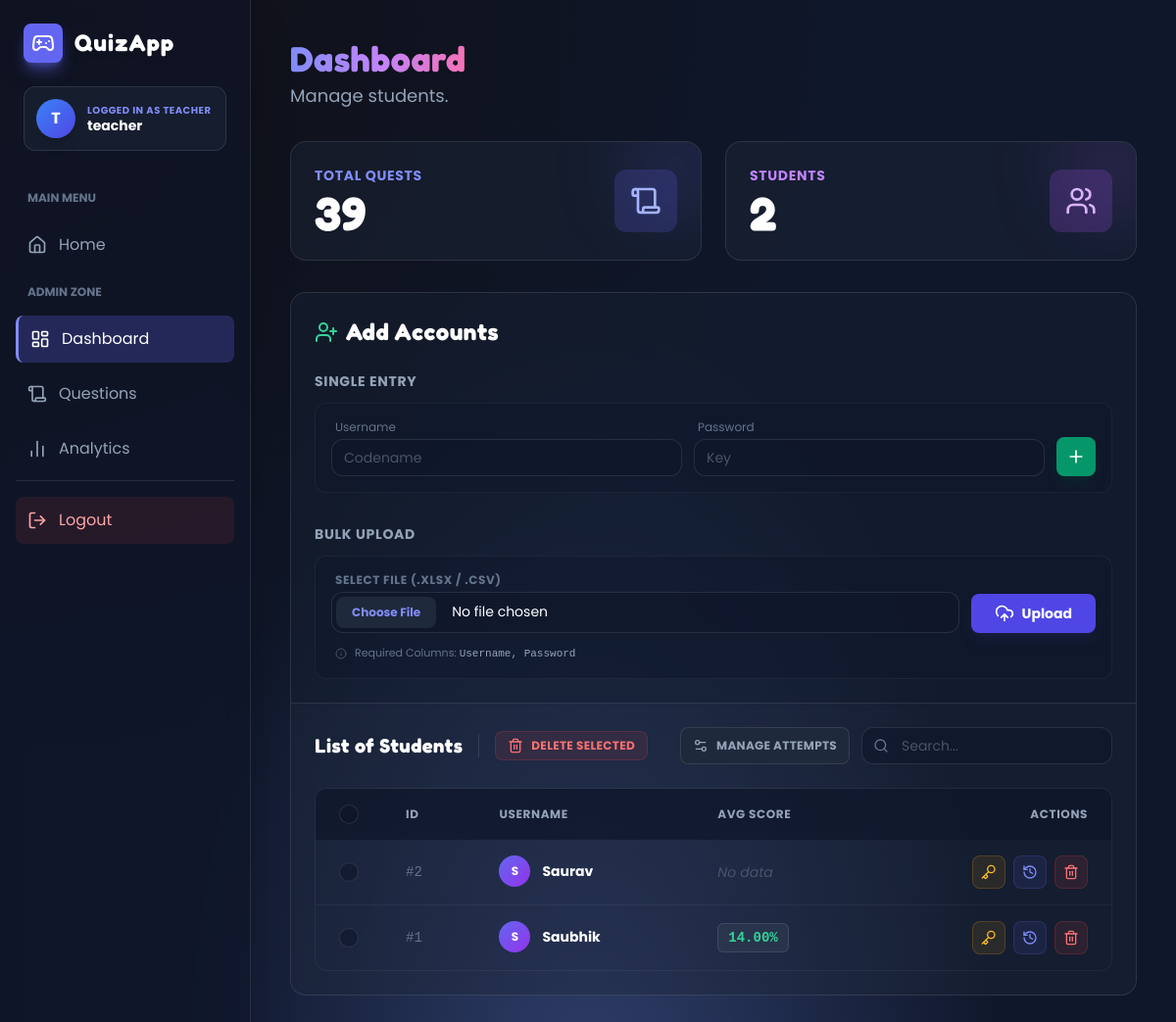
/teacher/dashboard (signed in), run on an earlier commit of the app's database.
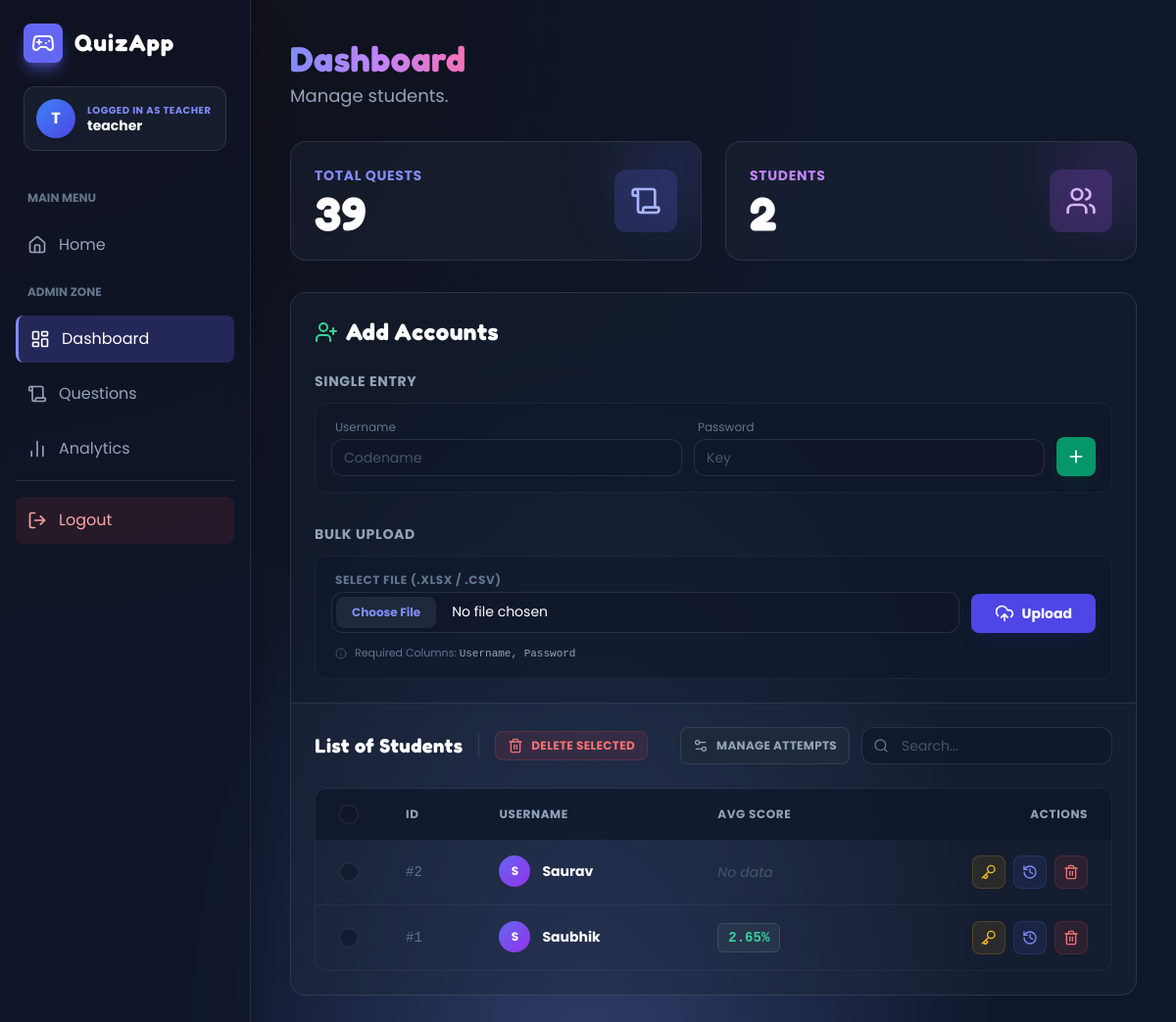
And on a later commit of the database.
### models.py (models this page shows, shortened)
class User(UserMixin, db.Model):
    id = db.Column(db.Integer, primary_key=True)
    username = db.Column(db.String(120), unique=True, nullable=False)
    password_hash = db.Column(db.String(256), nullable=False)
    role = db.Column(db.Enum(Role), default=Role.STUDENT)

### teacher/routes.py (the view)
@teacher_bp.route("/dashboard")
@login_required
@teacher_required
def dashboard():
    qcount = Question.query.count()
    ucount = User.query.count()
    students = User.query.filter(User.role == Role.STUDENT).order_by(User.id.desc()).all()
    attempts = Attempt.query.all()
    s_attempts = {}
    for a in attempts:
        s_attempts.setdefault(a.user_id, []).append(a)
    s_avg = {}
    for s in students:
        al = s_attempts.get(s.id, [])
        if not al:
            s_avg[s.id] = None
        else:
            total = sum((a.score or 0) for a in al)
            s_avg[s.id] = total / len(al)
    return render_template("dashboard.html",
                           qcount=qcount,
                           ucount=ucount,
                           students=students,
                           s_avg=s_avg)

### models.py (called while the page is built)
@login_manager.user_loader
def load_user(user_id):
    try:
        return User.query.get(int(user_id))
    except Exception:
        return None

### teacher/routes.py (called while the page is built)
def teacher_required(func):
    @wraps(func)
    def wrapper(*args, **kwargs):
        if not hasattr(current_user, "role") or getattr(current_user.role, "value", None) != "teacher":
            flash("Unauthorized access.", "danger")
            return redirect(url_for("auth.index"))
        return func(*args, **kwargs)
    return wrapper

### templates/dashboard.html (shortened to what the changed rows need)
{% extends "base.html" %}
{% block content %}
<div class="space-y-8 fade">
    <div class="flex flex-col md:flex-row md:items-center justify-between gap-4">
        <div>
            <h1 class="text-4xl font-bold text-transparent bg-clip-text bg-gradient-to-r from-indigo-400 via-purple-400 to-pink-400 font-game drop-shadow-sm">
            </h1>
        </div>
    </div>
    <div class="bg-slate-800/40 backdrop-blur-md border border-white/10 rounded-2xl overflow-hidden">
        <div class="p-6 border-b border-white/10 bg-slate-900/30">
            <h2 class="text-2xl font-bold text-white font-game flex items-center gap-2 mb-6">
                <i data-lucide="user-plus" class="text-emerald-400 w-6 h-6"></i>
                Add Accounts
            </h2>
        </div>
        <div class="p-6">
            <form method="post" action="{{ url_for('teacher.mass_delete_students') }}" id="massDeleteStudentsForm">
                <div class="overflow-x-auto rounded-xl border border-white/5">
                    <table class="w-full text-left" id="studentsTable">
                        <thead class="bg-slate-900/80 text-xs font-bold text-slate-400 uppercase tracking-wider">
                            <tr>
                                <th class="px-6 py-4 w-12">
                                    <input type="checkbox" id="selectAllStudents" class="student-checkbox">
                                </th>
                                <th class="px-6 py-4">ID</th>
                                <th class="px-6 py-4">Username</th>
                                <th class="px-6 py-4">Avg Score</th>
                                <th class="px-6 py-4 text-right">Actions</th>
                            </tr>
                        </thead>
                        <tbody class="divide-y divide-white/5 text-sm">
                            {% for s in students %}
                            <tr class="hover:bg-white/5 transition-colors group student-row">
                                <td class="px-6 py-4">
                                    <input type="checkbox" name="student_ids" value="{{ s.id }}" class="student-checkbox row-checkbox">
                                </td>
                                <td class="px-6 py-4 text-slate-500 font-mono">#{{ s.id - 1}}</td>
                                <td class="px-6 py-4 font-bold text-white flex items-center gap-3">
                                    <div class="w-8 h-8 rounded-full bg-gradient-to-br from-indigo-500 to-purple-600 flex items-center justify-center text-xs text-white font-bold">
                                        {{ s.username[0]|upper }}
                                    </div>
                                    {{ s.username }}
                                </td>
                                <td class="px-6 py-4">
                                    {% if s_avg.get(s.id) is not none %}
                                        <span class="inline-flex items-center gap-1 px-2.5 py-1 rounded-md bg-slate-700/50 border border-white/10 text-emerald-400 font-mono font-bold">
                                            {{ '%.2f' | format(s_avg.get(s.id)) }}%
                                        </span>
                                    {% else %}
                                        <span class="text-slate-600 italic">No data</span>
                                    {% endif %}
                                </td>
                                <td class="px-6 py-4 text-right">
                                    <div class="flex items-center justify-end gap-2">
                                        <button type="button"
                                            onclick="openPasswordModal('{{ s.id }}', '{{ s.username }}')"
                                            class="p-2 rounded-lg bg-amber-500/10 text-amber-400 hover:bg-amber-500 hover:text-white transition-all border border-amber-500/20"
                                            title="Reset Password">
                                            <i data-lucide="key" class="w-4 h-4"></i>
                                        </button>
                                        <a href="{{ url_for('teacher.view_student_attempts', uid=s.id) }}"
                                           title="View Attempts"
                                           class="p-2 rounded-lg bg-indigo-500/10 text-indigo-400 hover:bg-indigo-500 hover:text-white transition-all border border-indigo-500/20">
                                            <i data-lucide="history" class="w-4 h-4"></i>
                                        </a>
                                        <button type="button"
                                                onclick="if(confirm('Delete {{ s.username }}?')) { document.getElementById('del_form_{{s.id}}').submit(); }"
                                                class="p-2 rounded-lg bg-red-500/10 text-red-400 hover:bg-red-500 hover:text-white transition-all border border-red-500/20"
                                                title="Delete User">
                                            <i data-lucide="trash-2" class="w-4 h-4"></i>
                                        </button>
                                    </div>
                                </td>
                            </tr>
                            {% endfor %}
                        </tbody>
                    </table>
                </div>
            </form>
        </div>
    </div>
</div>
{% endblock %}

What changed in the data, as far as the page shows it:
changed User "Saubhik": get "14.00" → "2.65"
